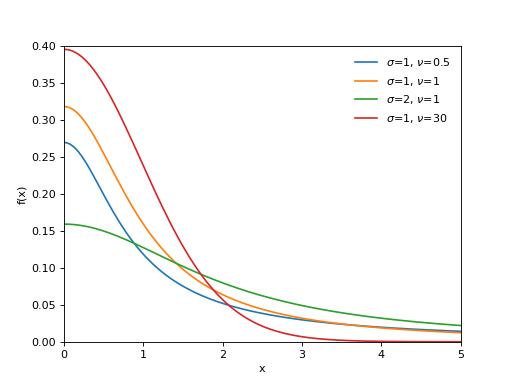

This figure's Python source:
import matplotlib.pyplot as plt
import numpy as np
import scipy.stats as st
x = np.linspace(-5.0, 5.0, 200)
fig, ax = plt.subplots()
f = lambda sigma, nu : st.t.pdf(x, df=nu, loc=0, scale=sigma)
plot_pdf = lambda sigma, nu : ax.plot(x, f(sigma, nu), label=r'$\sigma$={}, $\nu$={}'.format(sigma, nu))
plot_pdf(1, 0.5)
plot_pdf(1, 1)
plot_pdf(2, 1)
plot_pdf(1, 30)
plt.legend(loc='upper right', frameon=False)
ax.set(xlim=[0,5], ylim=[0, 0.4], xlabel='x', ylabel='f(x)')
plt.show()
